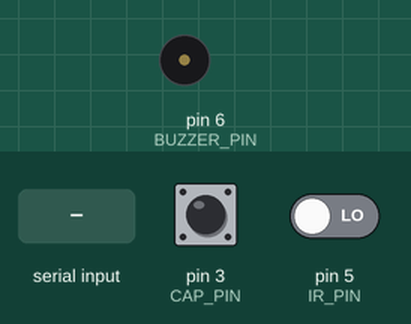
Bench run of a sketch on a simulated Arduino Uno, built with avr-gcc and run on an emulated ATmega328P. On the bench: buzzer (waves = sounding). Inputs (shaded band) come from the test bench; at power-on: pin 3 (CAP_PIN) HIGH, pin 5 (IR_PIN) LOW. What the sketch prints to the serial monitor is not drawn.

Above: at 11.2 s.
11.3 s: "SCAN_MATERIAL\n" received over Serial
At 12.09 s:
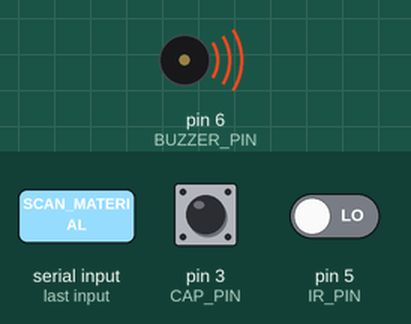
18.3 s: "TEST_CAP\n" received over Serial
At 20.5 s:
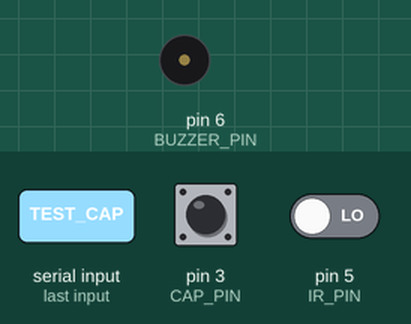
Timing chart, 0 to 22.0 s (numbered marks = the images above; inputs shaded):
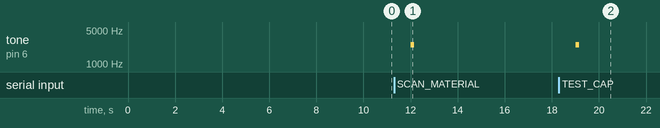

The sketch:

qr_arduino.ino
```cpp
/*
 * ============================================================
 *  T2T - QR ARDUINO (Arduino #2)
 *  COM12 (CH340)
 * ============================================================
 *  RESPONSIBILITIES:
 *    • MH-ET Live QR/barcode scanner  (pin 3 SoftwareSerial RX)
 *    • IR obstacle avoidance sensor   (pin 5, active-LOW)
 *    • Capacitive touch sensor        (pin A0 analog read)
 *      – Detects material: PET plastic / Glass / Metal
 *      – PET  : low capacitance reading (plastic is a poor conductor)
 *      – Glass: medium capacitance reading
 *      – Metal: high capacitance reading (conductor charges sensor)
 *    • Buzzer                         (pin 6)
 *
 *  PROTOCOL  (this Arduino → bridge.py via USB COM12)
 *  QR:<uid>             student QR code scanned
 *  HEARTBEAT            alive pulse every 3 s
 *  IR:ALERT             obstacle held for 2 s
 *  IR:CLEAR             obstacle removed
 *  MATERIAL:PET         capacitive scan → PET bottle  (accepted)
 *  MATERIAL:GLASS       capacitive scan → glass bottle (rejected)
 *  MATERIAL:METAL       capacitive scan → metal can    (rejected)
 *  SCAN_READY           capacitive scan triggered, result following
 *
 *  PROTOCOL  (bridge.py → this Arduino)
 *  SCAN_MATERIAL        bridge tells us to read capacitive sensor now
 *
 * ============================================================
 *  WIRING
 *  QR scanner  TX  → pin 2     QR scanner  VCC → 5V   GND → GND
 *  IR sensor   OUT → pin 5     IR sensor   VCC → 5V   GND → GND
 *  Cap sensor  OUT → Opto board IN    Cap sensor VCC → 5V   GND → GND
 *  Opto board  OUT → pin 3            Opto board VCC → 5V   G   → Arduino GND
 *  Buzzer      +   → pin 6     Buzzer      -   → GND
 * ============================================================
 */

#include <SoftwareSerial.h>

// ===== PINS =====
#define QR_RX        2    // QR scanner TX  → Arduino pin 2
#define QR_TX        4    // unused
#define QR_BAUD      9600  // GM65 default baud rate

#define IR_PIN       5    // active-LOW: LOW = obstacle
#define BUZZER_PIN   6
#define CAP_PIN      3    // Optocoupler isolation board V1 output
                       // Sensor triggers → optocoupler LED ON → NPN conducts → pin pulled LOW
                       // Idle (no object / PET) : pin HIGH (INPUT_PULLUP holds it)
                       // Glass / Metal detected  : pin LOW  (optocoupler NPN sinks it)

// ===== COUNT-BASED THRESHOLDS =====
// We sample digitalRead 100 times over 500 ms and count how many = LOW.
//   PET  (sensor not triggered)    : 0–2   LOW out of 100  ( 0–2%)
//   GLASS (partial/weak trigger)   : 3–20  LOW out of 100  ( 3–20%)
//   METAL (solid trigger)          : 21–100 LOW out of 100 (21–100%)
// TIP: If glass reads the same as metal (both 40+/100), turn the sensitivity
//      pot slightly DOWN until glass only triggers intermittently.
// TIP: If metal still reads <21, turn the sensitivity pot UP.
#define CAP_COUNT_TOTAL      100   // 100 samples over 500ms — catches weak signals
#define CAP_COUNT_PET_MAX      1   // 0-1   LOW → PET  (noise floor; was 2, lowered for sensitivity)
#define CAP_COUNT_GLASS_MAX   20   // 2-20  LOW → GLASS,  21+ → METAL

// ===== TIMING =====
#define IR_ALERT_DURATION_MS  2000   // obstacle must be present for 2 s
#define SCAN_COOLDOWN_MS      3000   // same QR ignored within 3 s

// ===== OBJECTS =====
SoftwareSerial qrSerial(QR_RX, QR_TX);

// ===== QR STATE — char[] instead of String to keep data off the heap =====
#define ID_BUF_LEN 50
char          scannedID[ID_BUF_LEN];
uint8_t       scannedIDLen  = 0;
unsigned long lastCharTime  = 0;
unsigned long lastHeartbeat = 0;
char          lastSentID[ID_BUF_LEN];
unsigned long lastSentTime  = 0;

// ===== IR STATE =====
bool          irObstacle    = false;
bool          irAlertActive = false;
unsigned long irDetectStart = 0;
bool          buzzerOn      = false;

// ===== CAPACITIVE STATE =====
bool          scanPending   = false;  // bridge asked us to scan material
unsigned long lastCapPrint  = 0;      // for state-change check interval
unsigned long lastCapDiag   = 0;      // for periodic raw-pin diagnostic every 2s
bool          lastCapState  = false;  // tracks last triggered/clear state for change log

// ===================================================
//  SETUP
// ===================================================
void setup() {
  Serial.begin(9600);          // USB → bridge.py
  Serial.setTimeout(50);        // prevent readStringUntil blocking for 1000ms

  qrSerial.begin(QR_BAUD);
  qrSerial.listen();
  pinMode(QR_RX, INPUT);   // explicit - no pullup so the scanner drives the line

  pinMode(IR_PIN,     INPUT);
  pinMode(BUZZER_PIN, OUTPUT);
  // INPUT_PULLUP + digitalRead is the correct way to read a NPN open-collector sensor.
  // (analogRead ignores INPUT_PULLUP on AVR — that is why old code always returned PET)
  pinMode(CAP_PIN,    INPUT_PULLUP);  // Pullup holds HIGH; optocoupler pulls LOW when triggered

  digitalWrite(BUZZER_PIN, LOW);
  memset(scannedID,  0, ID_BUF_LEN);
  memset(lastSentID, 0, ID_BUF_LEN);

  // Startup cap-sensor check
  Serial.print(F("[CAP] Startup pin: "));
  Serial.println(digitalRead(CAP_PIN) == LOW ? F("LOW (clear sensor area!)") : F("HIGH OK"));

  // 10-second pin-2 diagnostic
  Serial.println(F("[DIAG] Monitoring pin 2 for 10s — scan now..."));
  bool lastState = digitalRead(QR_RX);
  unsigned long diagStart = millis();
  int transitions = 0;
  while (millis() - diagStart < 10000) {
    bool state = digitalRead(QR_RX);
    if (state != lastState) {
      transitions++;
      Serial.print(F("[DIAG] pin2="));
      Serial.println(state ? F("H") : F("L"));
      lastState = state;
    }
  }
  Serial.print(F("[DIAG] Transitions: "));
  Serial.println(transitions);
  if (transitions == 0) {
    Serial.println(F("[DIAG] STUCK — check wiring or switch scanner to UART mode"));
  } else {
    Serial.println(F("[DIAG] Signal OK"));
  }
  Serial.println(F("READY"));
}

// ===================================================
//  MAIN LOOP
// ===================================================
void loop() {
  if (millis() - lastHeartbeat >= 3000) {
    Serial.println(F("HEARTBEAT"));
    lastHeartbeat = millis();
  }

  readQRScanner();
  handleIRSensor();
  readBridge();

  // ── Metal sensor state-change log (majority vote of 5 samples) ──────────
  if (millis() - lastCapPrint >= 200) {
    int votes = 0;
    for (int i = 0; i < 5; i++) { if (digitalRead(CAP_PIN) == LOW) votes++; delay(1); }
    bool triggered = (votes >= 3);   // 3-of-5 majority to avoid single-read noise
    if (triggered != lastCapState) {
      lastCapState = triggered;
      if (triggered) {
        Serial.print(F("[METAL] >>> DETECTED (votes=")); Serial.print(votes); Serial.println(F("/5)"));
      } else {
        Serial.println(F("[METAL] --- cleared"));
      }
    }
    lastCapPrint = millis();
  }

  // ── Periodic raw-pin diagnostic every 2 s (always visible) ─────────────
  if (millis() - lastCapDiag >= 2000) {
    int rawLow = 0;
    for (int i = 0; i < 10; i++) { if (digitalRead(CAP_PIN) == LOW) rawLow++; delay(1); }
    Serial.print(F("[METAL-RAW] pin")); Serial.print(CAP_PIN);
    Serial.print(F("=")); Serial.print(digitalRead(CAP_PIN) == LOW ? F("LOW") : F("HIGH"));
    Serial.print(F("  LOW/10=")); Serial.print(rawLow);
    Serial.println(rawLow >= 5 ? F(" *** TRIGGERED ***") : F(" (clear)"));
    lastCapDiag = millis();
  }
  // ─────────────────────────────────────────────────────

  if (scanPending) {
    scanPending = false;
    performMaterialScan();
  }

  delay(10);
}

// ===================================================
//  READ COMMANDS FROM BRIDGE
// ===================================================
void readBridge() {
  if (!Serial.available()) return;
  // Fixed char buffer — avoids heap allocation from String
  char lineBuf[20];
  uint8_t len = Serial.readBytesUntil('\n', lineBuf, sizeof(lineBuf) - 1);
  lineBuf[len] = '\0';
  if (len > 0 && lineBuf[len - 1] == '\r') lineBuf[--len] = '\0';

  if (strcmp(lineBuf, "SCAN_MATERIAL") == 0) {
    scanPending = true;
  } else if (strcmp(lineBuf, "TEST_CAP") == 0) {
    Serial.println(F("[CAP] Manual test..."));
    performMaterialScan();
  } else if (strcmp(lineBuf, "TEST_METAL") == 0) {
    Serial.print(F("[METAL-DIAG] pin ")); Serial.print(CAP_PIN); Serial.println(F(" x20:"));
    int lowCount = 0;
    for (int i = 0; i < 20; i++) {
      bool s = (digitalRead(CAP_PIN) == LOW);
      if (s) lowCount++;
      Serial.print(s ? 'L' : 'H');
      delay(10);
    }
    Serial.println();
    Serial.print(F("[METAL-DIAG] LOW=")); Serial.print(lowCount); Serial.println(F("/20"));
    if (lowCount >= 10)     Serial.println(F("[METAL-DIAG] TRIGGERED"));
    else if (lowCount >= 2) Serial.println(F("[METAL-DIAG] WEAK — turn sensitivity pot UP"));
    else                    Serial.println(F("[METAL-DIAG] NOT triggered"));
  }
}

// ===================================================
//  QR SCANNER
// ===================================================
void sendQR(const char* id) {
  unsigned long now = millis();
  if (strcmp(id, lastSentID) == 0 && (now - lastSentTime) < SCAN_COOLDOWN_MS) {
    Serial.print(F("[QR] Dup: ")); Serial.println(id);
    return;
  }
  strncpy(lastSentID, id, ID_BUF_LEN - 1);
  lastSentID[ID_BUF_LEN - 1] = '\0';
  lastSentTime = now;
  Serial.print(F("QR:")); Serial.println(id);
}

void readQRScanner() {
  while (qrSerial.available()) {
    char c = qrSerial.read();
    lastCharTime = millis();

    if (c == '\r' || c == '\n') {
      // trim trailing spaces
      while (scannedIDLen > 0 && scannedID[scannedIDLen - 1] == ' ') scannedIDLen--;
      scannedID[scannedIDLen] = '\0';
      if (scannedIDLen >= 1) {
        sendQR(scannedID);
      } else {
        Serial.println(F("[QR] Empty buffer"));
      }
      scannedIDLen = 0;
      scannedID[0] = '\0';
      return;
    }
    if (c >= 32 && c <= 126 && scannedIDLen < ID_BUF_LEN - 1) {
      scannedID[scannedIDLen++] = c;
    }
  }

  // Flush after 400 ms silence (no terminator received)
  if (scannedIDLen >= 1 && millis() - lastCharTime > 400) {
    while (scannedIDLen > 0 && scannedID[scannedIDLen - 1] == ' ') scannedIDLen--;
    scannedID[scannedIDLen] = '\0';
    Serial.print(F("[QR] Flush: ")); Serial.println(scannedID);
    sendQR(scannedID);
    scannedIDLen = 0;
    scannedID[0] = '\0';
    lastCharTime = 0;
  }
}

// ===================================================
//  IR OBSTACLE SENSOR  (active-LOW)
// ===================================================
void handleIRSensor() {
  bool detected = (digitalRead(IR_PIN) == LOW);

  if (detected) {
    if (!irObstacle) {
      irObstacle    = true;
      irDetectStart = millis();
    } else if (!irAlertActive &&
               (millis() - irDetectStart >= IR_ALERT_DURATION_MS)) {
      irAlertActive = true;
      Serial.println(F("IR:ALERT"));
    }
  } else {
    if (irObstacle) {
      irObstacle    = false;
      irAlertActive = false;
      irDetectStart = 0;
      buzzerOn      = false;
      digitalWrite(BUZZER_PIN, LOW);
      Serial.println(F("IR:CLEAR"));
    }
  }

  runBuzzer();
}

void runBuzzer() {
  if (irAlertActive) {
    if (!buzzerOn) { buzzerOn = true;  digitalWrite(BUZZER_PIN, HIGH); }
  } else {
    if (buzzerOn)  { buzzerOn = false; digitalWrite(BUZZER_PIN, LOW);  }
  }
}

// ===================================================
//  CAPACITIVE MATERIAL DETECTION  (digital sampling)
// ===================================================
/*
  iLJCI8A3-B-Z/BY is an NPN NO digital sensor — its output goes LOW when
  an object is detected.  We use digitalRead(INPUT_PULLUP) which is reliable.
  analogRead() IGNORES INPUT_PULLUP on AVR Arduino — that is why previous
  versions always reported PET (the pin floated near 0, delta ≈ 0 always).

  GLASS vs METAL differentiation:
  We take CAP_COUNT_TOTAL samples over 200 ms and count how many are LOW.
  Metal (conductor) holds the output solidly LOW → high count.
  Glass (dielectric) triggers less firmly → lower count near the threshold.
  If glass always reads 40/40 (same as metal), reduce the sensor
  sensitivity pot slightly until glass triggers intermittently.

  COUNT thresholds (adjust if needed):
    0  – CAP_COUNT_PET_MAX   → PET   (not triggered)
    +1 – CAP_COUNT_GLASS_MAX → GLASS (partially triggered)
    +1 – CAP_COUNT_TOTAL     → METAL (solidly triggered)
*/
int readCapDigital() {
  // Returns count of LOW readings out of CAP_COUNT_TOTAL (40 × 5 ms = 200 ms).
  // A 200 ms pause is acceptable here because this function is only called
  // after SCAN_MATERIAL is received — QR data has already been processed.
  int countLow = 0;
  for (int i = 0; i < CAP_COUNT_TOTAL; i++) {
    if (digitalRead(CAP_PIN) == LOW) countLow++;  // INPUT_PULLUP: LOW = optocoupler triggered
    delay(5);
  }
  return countLow;
}

void performMaterialScan() {
  Serial.println(F("SCAN_READY"));
  Serial.print(F("[CAP] Pre-scan: "));
  Serial.println(lastCapState ? F("TRIGGERED") : F("CLEAR"));

  delay(200);

  int countLow = readCapDigital();

  if (countLow == 0 && lastCapState) {
    Serial.println(F("[CAP] Fallback: live TRIGGERED -> GLASS"));
    countLow = CAP_COUNT_PET_MAX + 1;
  }

  Serial.print(F("[CAP] LOW=")); Serial.print(countLow);
  Serial.print(F("/")); Serial.println(CAP_COUNT_TOTAL);

  if (countLow <= CAP_COUNT_PET_MAX) {
    Serial.println(F("[CAP] PET -> ACCEPTED"));
    Serial.println(F("MATERIAL:PET"));
    tone(BUZZER_PIN, 2500, 150);
  } else if (countLow <= CAP_COUNT_GLASS_MAX) {
    Serial.println(F("[CAP] GLASS -> REJECTED"));
    Serial.println(F("MATERIAL:GLASS"));
    tone(BUZZER_PIN, 800, 400);
  } else {
    Serial.println(F("[CAP] METAL -> REJECTED"));
    Serial.println(F("MATERIAL:METAL"));
    tone(BUZZER_PIN, 400, 600);
  }
}
```

Measured:
- after the input at 11.3 s, tone on pin 6 (BUZZER_PIN): silent → 2500 Hz after 0.72 s, → silent 0.15 s later
- after the input at 18.3 s, tone on pin 6 (BUZZER_PIN): silent → 2500 Hz after 0.71 s, → silent 0.15 s later
